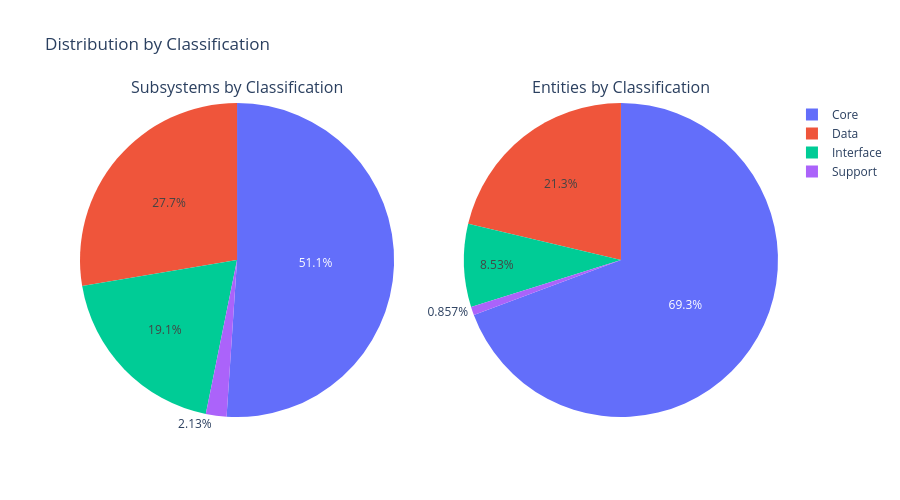

Notebook source saved alongside this figure:
### Markdown cell above
## Create Interactive Hierarchy Visualization

### Code cell
# Create visualizations of subsystem classification distribution
print("Creating classification distribution visualizations...")

# Count subsystems and entities by classification
classification_counts = defaultdict(int)
entity_counts = defaultdict(int)

for s_id, subsystem in subsystems.items():
    classification = subsystem.classification
    classification_counts[classification] += 1
    entity_counts[classification] += len(subsystem.nodes)

# Create dataframes
subsystem_df = pd.DataFrame({
    'Classification': list(classification_counts.keys()),
    'Count': list(classification_counts.values())
}).sort_values('Count', ascending=False)

entity_df = pd.DataFrame({
    'Classification': list(entity_counts.keys()),
    'Count': list(entity_counts.values())
}).sort_values('Count', ascending=False)

# Create subplots
fig, (ax1, ax2) = plt.subplots(1, 2, figsize=(16, 6))

# Plot subsystem counts
sns.barplot(data=subsystem_df, x='Classification', y='Count', ax=ax1, palette='viridis')
ax1.set_title('Subsystems by Classification')
ax1.set_ylabel('Number of Subsystems')
ax1.set_xlabel('Classification')

# Plot entity counts
sns.barplot(data=entity_df, x='Classification', y='Count', ax=ax2, palette='viridis')
ax2.set_title('Entities by Classification')
ax2.set_ylabel('Number of Entities')
ax2.set_xlabel('Classification')

# Adjust layout
plt.tight_layout()
plt.show()

# Save plot
plt.savefig(su.VISUALIZATIONS_DIR / 'classification_distribution.png')

# Create an interactive pie chart for distribution
fig = make_subplots(
    rows=1, cols=2, 
    specs=[[{'type':'domain'}, {'type':'domain'}]],
    subplot_titles=('Subsystems by Classification', 'Entities by Classification')
)

fig.add_trace(
    go.Pie(
        labels=subsystem_df['Classification'],
        values=subsystem_df['Count'],
        name='Subsystems'
    ),
    row=1, col=1
)

fig.add_trace(
    go.Pie(
        labels=entity_df['Classification'],
        values=entity_df['Count'],
        name='Entities'
    ),
    row=1, col=2
)

fig.update_layout(
    title_text='Distribution by Classification',
    height=500
)

fig.show()

# Save interactive visualization
fig.write_html(str(su.VISUALIZATIONS_DIR / 'classification_distribution.html'))

### Figure 1 — Plotly figure (JSON) as saved in the notebook; plotly's stock layout.template omitted (floating-point values rounded to 4 significant figures)
{"data": [{"domain": {"x": [0, 0.45], "y": [0, 1]}, "labels": ["Core", "Data", "Interface", "Support"], "name": "Subsystems", "type": "pie", "values": [24, 13, 9, 1]}, {"domain": {"x": [0.55, 1], "y": [0, 1]}, "labels": ["Core", "Data", "Interface", "Support"], "name": "Entities", "type": "pie", "values": [3153, 969, 388, 39]}], "layout": {"annotations": [{"font": {"size": 16}, "showarrow": false, "text": "Subsystems by Classification", "x": 0.225, "xanchor": "center", "xref": "paper", "y": 1, "yanchor": "bottom", "yref": "paper"}, {"font": {"size": 16}, "showarrow": false, "text": "Entities by Classification", "x": 0.775, "xanchor": "center", "xref": "paper", "y": 1, "yanchor": "bottom", "yref": "paper"}], "height": 500, "title": {"text": "Distribution by Classification"}}}
